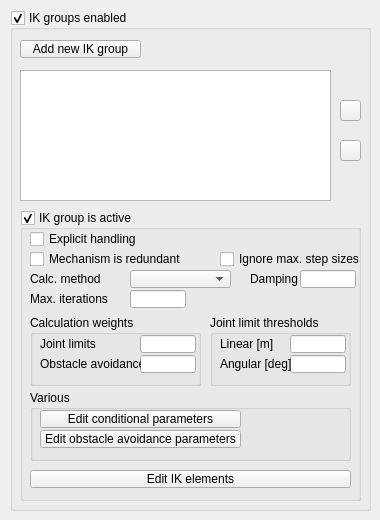
<?xml version="1.0" encoding="UTF-8"?>
<ui version="4.0">
 <class>CQDlgIk</class>
 <widget class="QDialog" name="CQDlgIk">
  <property name="geometry">
   <rect>
    <x>0</x>
    <y>0</y>
    <width>380</width>
    <height>520</height>
   </rect>
  </property>
  <property name="windowTitle">
   <string>Inverse Kinematics</string>
  </property>
  <property name="locale">
   <locale language="English" country="UnitedStates"/>
  </property>
  <widget class="QGroupBox" name="qqIkEnabled">
   <property name="geometry">
    <rect>
     <x>10</x>
     <y>10</y>
     <width>361</width>
     <height>501</height>
    </rect>
   </property>
   <property name="title">
    <string>IK groups enabled</string>
   </property>
   <property name="flat">
    <bool>false</bool>
   </property>
   <property name="checkable">
    <bool>true</bool>
   </property>
   <widget class="QToolButton" name="qqAddNewGroup">
    <property name="geometry">
     <rect>
      <x>10</x>
      <y>30</y>
      <width>121</width>
      <height>18</height>
     </rect>
    </property>
    <property name="focusPolicy">
     <enum>Qt::StrongFocus</enum>
    </property>
    <property name="text">
     <string>Add new IK group</string>
    </property>
   </widget>
   <widget class="QListWidget" name="qqList">
    <property name="geometry">
     <rect>
      <x>10</x>
      <y>60</y>
      <width>311</width>
      <height>131</height>
     </rect>
    </property>
   </widget>
   <widget class="QToolButton" name="qqUp">
    <property name="geometry">
     <rect>
      <x>330</x>
      <y>90</y>
      <width>21</width>
      <height>21</height>
     </rect>
    </property>
    <property name="focusPolicy">
     <enum>Qt::StrongFocus</enum>
    </property>
    <property name="text">
     <string/>
    </property>
    <property name="icon">
     <iconset resource="../variousImageFiles.qrc">
      <normaloff>:/variousImageFiles/upArrow.png</normaloff>:/variousImageFiles/upArrow.png</iconset>
    </property>
   </widget>
   <widget class="QToolButton" name="qqDown">
    <property name="geometry">
     <rect>
      <x>330</x>
      <y>130</y>
      <width>21</width>
      <height>21</height>
     </rect>
    </property>
    <property name="focusPolicy">
     <enum>Qt::StrongFocus</enum>
    </property>
    <property name="text">
     <string/>
    </property>
    <property name="icon">
     <iconset resource="../variousImageFiles.qrc">
      <normaloff>:/variousImageFiles/downArrow.png</normaloff>:/variousImageFiles/downArrow.png</iconset>
    </property>
   </widget>
   <widget class="QGroupBox" name="qqGroupIsActive">
    <property name="geometry">
     <rect>
      <x>10</x>
      <y>200</y>
      <width>341</width>
      <height>291</height>
     </rect>
    </property>
    <property name="title">
     <string>IK group is active</string>
    </property>
    <property name="flat">
     <bool>false</bool>
    </property>
    <property name="checkable">
     <bool>true</bool>
    </property>
    <widget class="QCheckBox" name="qqExplicitHandling">
     <property name="geometry">
      <rect>
       <x>10</x>
       <y>20</y>
       <width>151</width>
       <height>18</height>
      </rect>
     </property>
     <property name="focusPolicy">
      <enum>Qt::StrongFocus</enum>
     </property>
     <property name="text">
      <string>Explicit handling</string>
     </property>
    </widget>
    <widget class="QCheckBox" name="qqRedundant">
     <property name="geometry">
      <rect>
       <x>10</x>
       <y>40</y>
       <width>151</width>
       <height>18</height>
      </rect>
     </property>
     <property name="focusPolicy">
      <enum>Qt::StrongFocus</enum>
     </property>
     <property name="text">
      <string>Mechanism is redundant</string>
     </property>
    </widget>
    <widget class="QLabel" name="label">
     <property name="geometry">
      <rect>
       <x>10</x>
       <y>60</y>
       <width>101</width>
       <height>18</height>
      </rect>
     </property>
     <property name="text">
      <string>Calc. method</string>
     </property>
    </widget>
    <widget class="QComboBox" name="qqCalcMethodCombo">
     <property name="geometry">
      <rect>
       <x>110</x>
       <y>60</y>
       <width>101</width>
       <height>18</height>
      </rect>
     </property>
    </widget>
    <widget class="QLabel" name="label_2">
     <property name="geometry">
      <rect>
       <x>230</x>
       <y>60</y>
       <width>51</width>
       <height>18</height>
      </rect>
     </property>
     <property name="text">
      <string>Damping</string>
     </property>
    </widget>
    <widget class="QLineEdit" name="qqDamping">
     <property name="geometry">
      <rect>
       <x>280</x>
       <y>60</y>
       <width>56</width>
       <height>18</height>
      </rect>
     </property>
    </widget>
    <widget class="QLabel" name="label_3">
     <property name="geometry">
      <rect>
       <x>10</x>
       <y>80</y>
       <width>101</width>
       <height>18</height>
      </rect>
     </property>
     <property name="text">
      <string>Max. iterations</string>
     </property>
    </widget>
    <widget class="QLineEdit" name="qqMaxIterations">
     <property name="geometry">
      <rect>
       <x>110</x>
       <y>80</y>
       <width>56</width>
       <height>18</height>
      </rect>
     </property>
    </widget>
    <widget class="QCheckBox" name="qqIgnoreMaxStepSizes">
     <property name="geometry">
      <rect>
       <x>200</x>
       <y>40</y>
       <width>151</width>
       <height>18</height>
      </rect>
     </property>
     <property name="focusPolicy">
      <enum>Qt::StrongFocus</enum>
     </property>
     <property name="text">
      <string>Ignore max. step sizes</string>
     </property>
    </widget>
    <widget class="QGroupBox" name="groupBox_4">
     <property name="geometry">
      <rect>
       <x>10</x>
       <y>105</y>
       <width>171</width>
       <height>71</height>
      </rect>
     </property>
     <property name="title">
      <string>Calculation weights</string>
     </property>
     <property name="flat">
      <bool>false</bool>
     </property>
     <widget class="QLineEdit" name="qqWeightJointLimits">
      <property name="geometry">
       <rect>
        <x>110</x>
        <y>20</y>
        <width>56</width>
        <height>18</height>
       </rect>
      </property>
     </widget>
     <widget class="QLabel" name="label_4">
      <property name="geometry">
       <rect>
        <x>10</x>
        <y>20</y>
        <width>101</width>
        <height>18</height>
       </rect>
      </property>
      <property name="text">
       <string>Joint limits</string>
      </property>
     </widget>
     <widget class="QLineEdit" name="qqWeightObstacleAvoidance">
      <property name="geometry">
       <rect>
        <x>110</x>
        <y>40</y>
        <width>56</width>
        <height>18</height>
       </rect>
      </property>
     </widget>
     <widget class="QLabel" name="label_5">
      <property name="geometry">
       <rect>
        <x>10</x>
        <y>40</y>
        <width>101</width>
        <height>18</height>
       </rect>
      </property>
      <property name="text">
       <string>Obstacle avoidance</string>
      </property>
     </widget>
    </widget>
    <widget class="QGroupBox" name="groupBox_5">
     <property name="geometry">
      <rect>
       <x>190</x>
       <y>105</y>
       <width>141</width>
       <height>71</height>
      </rect>
     </property>
     <property name="title">
      <string>Joint limit thresholds</string>
     </property>
     <property name="flat">
      <bool>false</bool>
     </property>
     <widget class="QLineEdit" name="qqThresholdLinear">
      <property name="geometry">
       <rect>
        <x>80</x>
        <y>20</y>
        <width>56</width>
        <height>18</height>
       </rect>
      </property>
     </widget>
     <widget class="QLabel" name="label_6">
      <property name="geometry">
       <rect>
        <x>10</x>
        <y>20</y>
        <width>71</width>
        <height>18</height>
       </rect>
      </property>
      <property name="text">
       <string>Linear [m]</string>
      </property>
     </widget>
     <widget class="QLineEdit" name="qqThresholdAngular">
      <property name="geometry">
       <rect>
        <x>80</x>
        <y>40</y>
        <width>56</width>
        <height>18</height>
       </rect>
      </property>
     </widget>
     <widget class="QLabel" name="label_7">
      <property name="geometry">
       <rect>
        <x>10</x>
        <y>40</y>
        <width>71</width>
        <height>18</height>
       </rect>
      </property>
      <property name="text">
       <string>Angular [deg]</string>
      </property>
     </widget>
    </widget>
    <widget class="QGroupBox" name="groupBox_6">
     <property name="geometry">
      <rect>
       <x>10</x>
       <y>180</y>
       <width>321</width>
       <height>71</height>
      </rect>
     </property>
     <property name="title">
      <string>Various</string>
     </property>
     <property name="flat">
      <bool>false</bool>
     </property>
     <widget class="QToolButton" name="qqEditConditional">
      <property name="geometry">
       <rect>
        <x>10</x>
        <y>20</y>
        <width>201</width>
        <height>18</height>
       </rect>
      </property>
      <property name="focusPolicy">
       <enum>Qt::StrongFocus</enum>
      </property>
      <property name="text">
       <string>Edit conditional parameters</string>
      </property>
     </widget>
     <widget class="QToolButton" name="qqEditObstacleAvoidance">
      <property name="geometry">
       <rect>
        <x>10</x>
        <y>40</y>
        <width>201</width>
        <height>18</height>
       </rect>
      </property>
      <property name="focusPolicy">
       <enum>Qt::StrongFocus</enum>
      </property>
      <property name="text">
       <string>Edit obstacle avoidance parameters</string>
      </property>
     </widget>
    </widget>
    <widget class="QToolButton" name="qqEditIkElements">
     <property name="geometry">
      <rect>
       <x>10</x>
       <y>260</y>
       <width>321</width>
       <height>18</height>
      </rect>
     </property>
     <property name="focusPolicy">
      <enum>Qt::StrongFocus</enum>
     </property>
     <property name="text">
      <string>Edit IK elements</string>
     </property>
    </widget>
   </widget>
  </widget>
 </widget>
 <tabstops>
  <tabstop>qqIkEnabled</tabstop>
  <tabstop>qqAddNewGroup</tabstop>
  <tabstop>qqList</tabstop>
  <tabstop>qqUp</tabstop>
  <tabstop>qqDown</tabstop>
  <tabstop>qqGroupIsActive</tabstop>
  <tabstop>qqExplicitHandling</tabstop>
  <tabstop>qqRedundant</tabstop>
  <tabstop>qqIgnoreMaxStepSizes</tabstop>
  <tabstop>qqCalcMethodCombo</tabstop>
  <tabstop>qqDamping</tabstop>
  <tabstop>qqMaxIterations</tabstop>
  <tabstop>qqWeightJointLimits</tabstop>
  <tabstop>qqWeightObstacleAvoidance</tabstop>
  <tabstop>qqThresholdLinear</tabstop>
  <tabstop>qqThresholdAngular</tabstop>
  <tabstop>qqEditConditional</tabstop>
  <tabstop>qqEditObstacleAvoidance</tabstop>
  <tabstop>qqEditIkElements</tabstop>
 </tabstops>
 <resources>
  <include location="../variousImageFiles.qrc"/>
 </resources>
 <connections/>
</ui>
